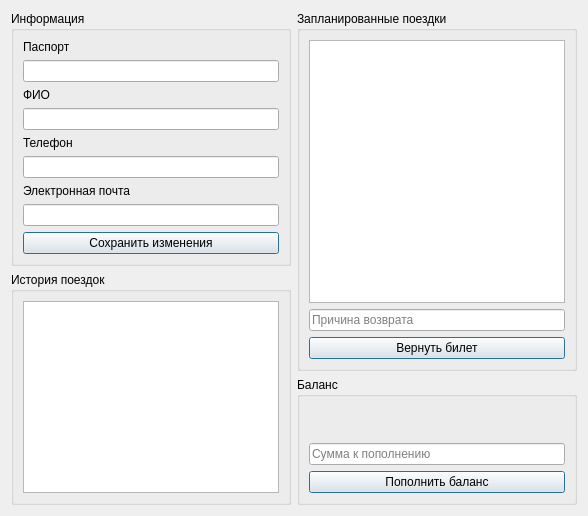
      <widget class="QWidget" name="tab_3">
       <attribute name="title">
        <string>Личный кабинет</string>
       </attribute>
       <layout class="QGridLayout" name="gridLayout_6">
        <item row="1" column="1" rowspan="2">
         <widget class="QGroupBox" name="groupBox_6">
          <property name="title">
           <string>Запланированные поездки</string>
          </property>
          <layout class="QGridLayout" name="gridLayout_9">
           <item row="1" column="0">
            <widget class="QLineEdit" name="Client_refundReason_line">
             <property name="focusPolicy">
              <enum>Qt::StrongFocus</enum>
             </property>
             <property name="maxLength">
              <number>50</number>
             </property>
             <property name="placeholderText">
              <string>Причина возврата</string>
             </property>
            </widget>
           </item>
           <item row="0" column="0">
            <widget class="QTableView" name="Client_flights_tableView">
             <property name="focusPolicy">
              <enum>Qt::NoFocus</enum>
             </property>
             <property name="selectionMode">
              <enum>QAbstractItemView::SingleSelection</enum>
             </property>
            </widget>
           </item>
           <item row="2" column="0">
            <widget class="QPushButton" name="Client_refund_button">
             <property name="focusPolicy">
              <enum>Qt::StrongFocus</enum>
             </property>
             <property name="text">
              <string>Вернуть билет</string>
             </property>
             <property name="default">
              <bool>true</bool>
             </property>
            </widget>
           </item>
          </layout>
         </widget>
        </item>
        <item row="2" column="0" rowspan="2">
         <widget class="QGroupBox" name="groupBox_5">
          <property name="title">
           <string>История поездок</string>
          </property>
          <layout class="QGridLayout" name="gridLayout_8">
           <item row="0" column="0">
            <widget class="QTableView" name="Client_history_tableView">
             <property name="focusPolicy">
              <enum>Qt::NoFocus</enum>
             </property>
            </widget>
           </item>
          </layout>
         </widget>
        </item>
        <item row="3" column="1">
         <widget class="QGroupBox" name="groupBox_7">
          <property name="title">
           <string>Баланс</string>
          </property>
          <layout class="QGridLayout" name="gridLayout_10">
           <item row="0" column="0">
            <widget class="QLabel" name="bill_label">
             <property name="sizePolicy">
              <sizepolicy hsizetype="Preferred" vsizetype="Preferred">
               <horstretch>0</horstretch>
               <verstretch>0</verstretch>
              </sizepolicy>
             </property>
             <property name="font">
              <font>
               <pointsize>20</pointsize>
              </font>
             </property>
             <property name="text">
              <string/>
             </property>
            </widget>
           </item>
           <item row="2" column="0">
            <widget class="QPushButton" name="Client_topUp_button">
             <property name="sizePolicy">
              <sizepolicy hsizetype="Minimum" vsizetype="Fixed">
               <horstretch>0</horstretch>
               <verstretch>0</verstretch>
              </sizepolicy>
             </property>
             <property name="focusPolicy">
              <enum>Qt::StrongFocus</enum>
             </property>
             <property name="text">
              <string>Пополнить баланс</string>
             </property>
             <property name="default">
              <bool>true</bool>
             </property>
            </widget>
           </item>
           <item row="1" column="0">
            <widget class="QLineEdit" name="Client_amount_line">
             <property name="focusPolicy">
              <enum>Qt::StrongFocus</enum>
             </property>
             <property name="maxLength">
              <number>8</number>
             </property>
             <property name="placeholderText">
              <string>Сумма к пополнению</string>
             </property>
            </widget>
           </item>
          </layout>
         </widget>
        </item>
        <item row="1" column="0">
         <widget class="QGroupBox" name="groupBox_4">
          <property name="title">
           <string>Информация</string>
          </property>
          <layout class="QGridLayout" name="gridLayout_7">
           <item row="6" column="0">
            <widget class="QLabel" name="label_4">
             <property name="text">
              <string>Электронная почта</string>
             </property>
            </widget>
           </item>
           <item row="7" column="0">
            <widget class="QLineEdit" name="Client_line_email">
             <property name="tabletTracking">
              <bool>false</bool>
             </property>
             <property name="focusPolicy">
              <enum>Qt::StrongFocus</enum>
             </property>
             <property name="maxLength">
              <number>50</number>
             </property>
            </widget>
           </item>
           <item row="8" column="0">
            <widget class="QPushButton" name="Client_saveChanges_button">
             <property name="focusPolicy">
              <enum>Qt::StrongFocus</enum>
             </property>
             <property name="text">
              <string>Сохранить изменения</string>
             </property>
             <property name="default">
              <bool>true</bool>
             </property>
            </widget>
           </item>
           <item row="4" column="0">
            <widget class="QLabel" name="label_3">
             <property name="text">
              <string>Телефон</string>
             </property>
            </widget>
           </item>
           <item row="1" column="0">
            <widget class="QLineEdit" name="Client_line_passport">
             <property name="maxLength">
              <number>20</number>
             </property>
            </widget>
           </item>
           <item row="3" column="0">
            <widget class="QLineEdit" name="Client_line_fullname">
             <property name="focusPolicy">
              <enum>Qt::StrongFocus</enum>
             </property>
             <property name="maxLength">
              <number>50</number>
             </property>
            </widget>
           </item>
           <item row="0" column="0">
            <widget class="QLabel" name="label">
             <property name="text">
              <string>Паспорт</string>
             </property>
            </widget>
           </item>
           <item row="2" column="0">
            <widget class="QLabel" name="label_2">
             <property name="text">
              <string>ФИО</string>
             </property>
            </widget>
           </item>
           <item row="5" column="0">
            <widget class="QLineEdit" name="Client_line_phone">
             <property name="focusPolicy">
              <enum>Qt::StrongFocus</enum>
             </property>
             <property name="maxLength">
              <number>20</number>
             </property>
            </widget>
           </item>
          </layout>
         </widget>
        </item>
       </layout>
      </widget>
